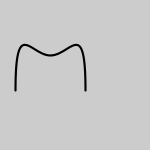
Frame 1 (no input)
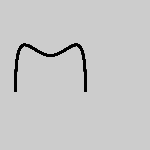
Frame 60 (the mouse pressed at the canvas centre just before this capture)
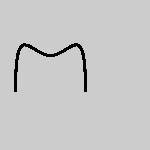
Frame 120 (the mouse held since frame 60 and released just before this capture)

The Processing sketch that drew these frames (run headless with seeded random() and noise(); from frame 60 on, the mouse is pressed at the canvas centre):

// Processing sketch: Exercise_22_1
// ── Exercise_22_1.pde
//1. Write your own function to draw a parameterized arch.

float c = 75.0;

void setup() { 
  size(150, 150);
}

void draw() { 
  arch(c);
}

void arch(float curvature) {
  float y = 90.0;
  float sw = (90.0 - curvature) / 7.0;
  strokeWeight(sw);
  noFill();
  beginShape();
  vertex(15.0, y);
  bezierVertex(15.0, y-curvature, 30.0, 55.0, 50.0, 55.0);
  bezierVertex(70.0, 55.0, 85.0, y-curvature, 85.0, y);
  endShape();
}
